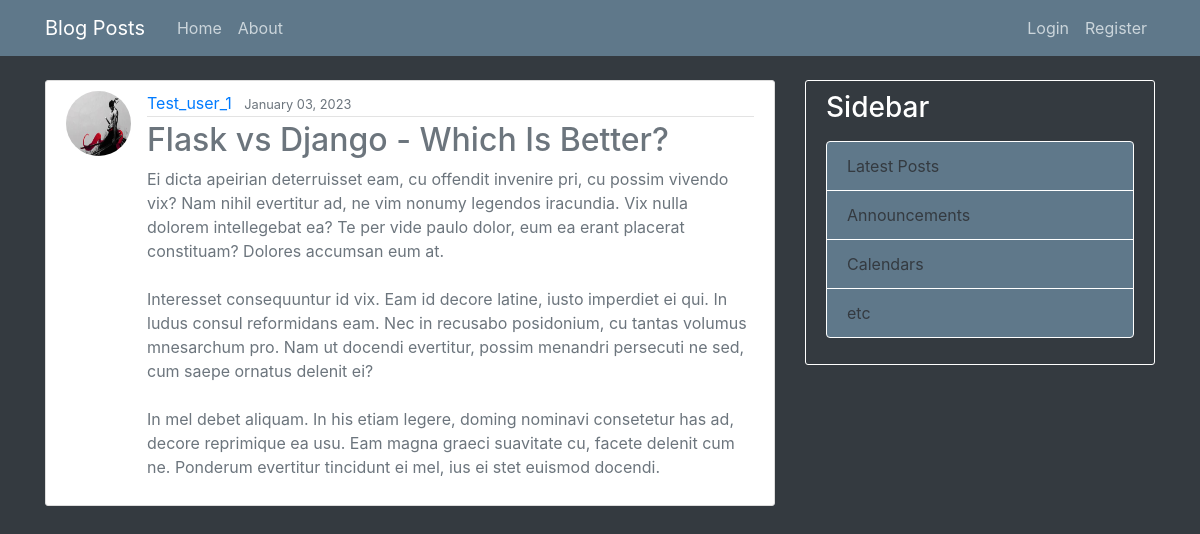
Screenshot of /post/37/ with the database file from the repository.
### blog/models.py (models this page shows, shortened)
class Post(models.Model) : #inherted form Model
    title  = models.CharField(max_length=100)
    content = models.TextField()
    date_posted=models.DateTimeField(default=timezone.now)#auto_now=True(everytime a post is updated it date_posted gets updated)
    Author=models.ForeignKey(User,on_delete=models.CASCADE)

### users/models.py (models this page shows, shortened)
class profile(models.Model):
    user=models.OneToOneField(User,on_delete=models.CASCADE)#cascade means that if the user is deleted then the profile will be deleted
    img=models.ImageField(default='default.jpeg',upload_to='profile_pics')

### blog/views.py (the view)
# urls.py: path('post/<int:pk>/',PostDetailView.as_view(),name='post-detail'),
class PostDetailView(DetailView):
    model=Post

### blog/templates/blog/post_detail.html (shortened to what this page needs)
{% extends "blog/base.html" %}
{% block content%}
    <article class="media content-section ">
    <img class="rounded-circle article-img " src="{{object.Author.profile.img.url}}" >
    <div class="media-body ">
        <div class="article-metadata ">
        <a class="mr-2" href="{% url 'user-post' post.Author.username %}">{{ object.Author }}</a>
        <small class="text-muted">{{ object.date_posted|date:"F d, Y" }}</small>
        </div>
        <h2 class="article-title text-muted" >{{ object.title }}</h2>
        <p class="article-content text-muted">{{ object.content }}</p>
    </div>
    </article>
{% endblock content %}

### blog/static/blog/main.css (style rules this page uses)
body { background: #fafafa; color: #333333; margin-top: 5rem; }
h1, h2, h3, h4, h5, h6 { color: #444444; }
.content-section { background: #ffffff; padding: 10px 20px; border: 1px solid #dddddd; border-radius: 3px; margin-bottom: 20px; }
.article-title { color: #444444; }
.article-content { white-space: pre-line; }
.article-img { height: 65px; width: 65px; margin-right: 16px; }
.article-metadata { padding-bottom: 1px; margin-bottom: 4px; border-bottom: 1px solid #e3e3e3 }

### rows the page displays
Post: Author.profile.img (placeholder picture), Author "Test_user_1", date_posted "January 03, 2023", title "Flask vs Django - Which Is Better?", content "Ei dicta apeirian deterruisset eam, cu offendit invenire pri, cu possim vivendo vix? Nam nihil evertitur ad, ne vim nonumy legendos iracundia. Vix nulla dolorem intellegebat ea? Te per vide paulo dolor, eum ea erant placerat constituam? Dolores accumsan eum at. Interesset consequuntur id vix. Eam id decore latine, iusto imperdiet ei qui. In ludus consul reformidans eam. Nec in recusabo posidonium, cu tantas volumus mnesarchum pro. Nam ut docendi evertitur, possim menandri persecuti ne sed, cum saepe ornatus delenit ei? In mel debet aliquam. In his etiam legere, doming nominavi consetetur has ad, decore reprimique ea usu. Eam magna graeci suavitate cu, facete delenit cum ne. Ponderum…"
